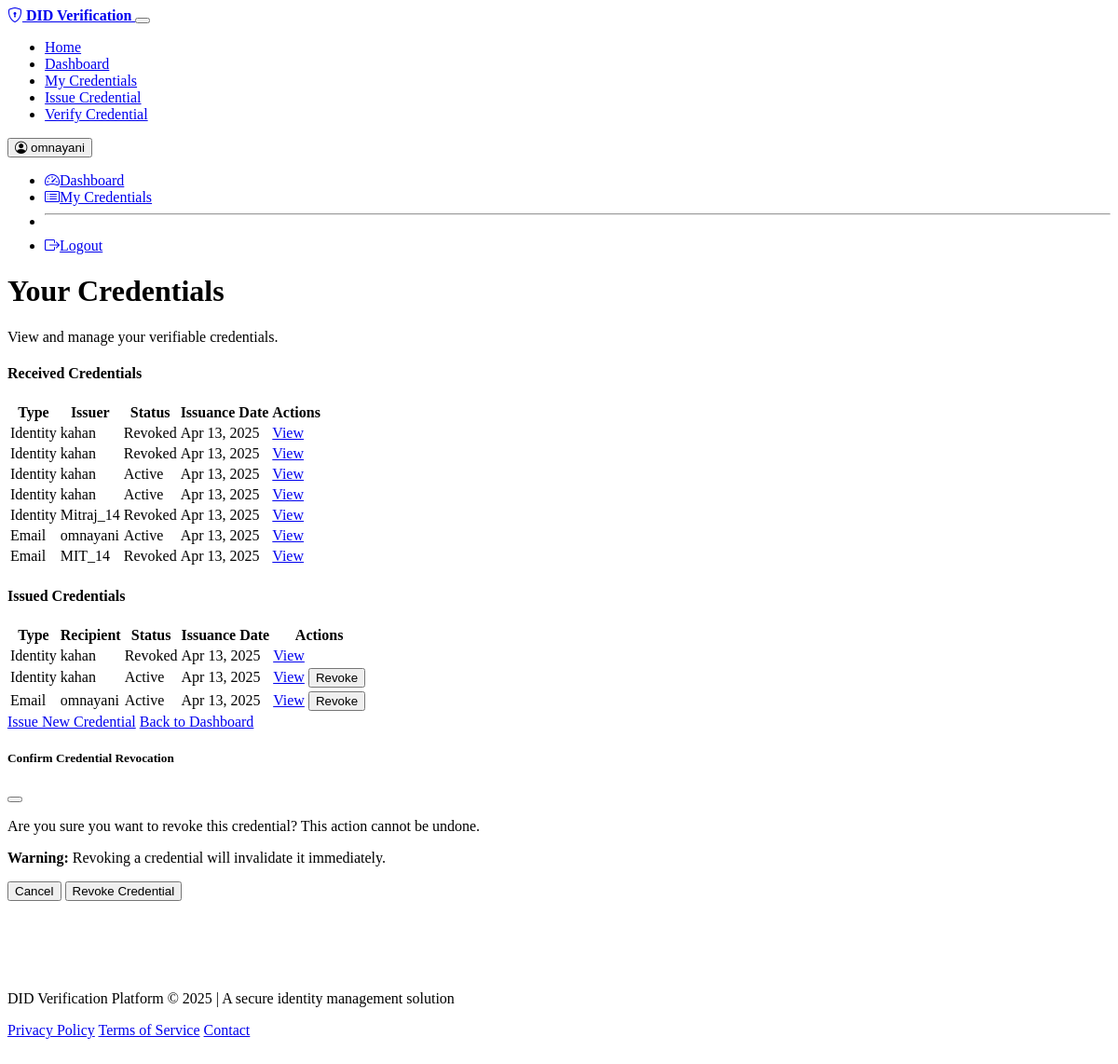
The page /credentials/ (signed in) on the database its author committed.
### did_app/models.py (models this page shows, shortened)
class VerifiableCredential(models.Model):
    CREDENTIAL_TYPES = (
        ('identity', 'Identity Credential'),
        ('email', 'Email Verification'),
        ('address', 'Address Verification'),
        ('employment', 'Employment Verification'),
        ('education', 'Education Verification'),
        ('custom', 'Custom Credential'),
    )
    STATUS_CHOICES = (
        ('active', 'Active'),
        ('revoked', 'Revoked'),
        ('expired', 'Expired'),
    )
    id = models.CharField(max_length=100, primary_key=True)
    credential_type = models.CharField(max_length=20, choices=CREDENTIAL_TYPES)
    subject_did = models.ForeignKey(DID, on_delete=models.CASCADE, related_name='subject_credentials')
    issuer_did = models.ForeignKey(DID, on_delete=models.CASCADE, related_name='issued_credentials')
    claims = models.JSONField(default=dict)
    signature = models.TextField()
    status = models.CharField(max_length=10, choices=STATUS_CHOICES, default='active')
    blockchain_hash = models.CharField(max_length=66, blank=True, null=True)
    blockchain_tx_id = models.CharField(max_length=66, blank=True, null=True)
    issuance_date = models.DateTimeField(auto_now_add=True)
    expiration_date = models.DateTimeField(null=True, blank=True)
    revocation_date = models.DateTimeField(null=True, blank=True)

class DID(models.Model):
    user = models.OneToOneField(User, on_delete=models.CASCADE, related_name='did')
    did = models.CharField(max_length=100, unique=True)
    public_key = models.TextField()
    encrypted_private_key = models.TextField()
    created_at = models.DateTimeField(auto_now_add=True)
    updated_at = models.DateTimeField(auto_now=True)

### did_app/views.py (the view)
# urls.py: path('credentials/', CredentialsPageView.as_view(), name='credentials'),
class CredentialsPageView(TemplateView):
    template_name = 'credentials.html'
    permission_classes = [IsAuthenticated]
    def get_context_data(self, **kwargs):
        context = super().get_context_data(**kwargs)
        user = self.request.user
        context['user'] = user
        if hasattr(user, 'did'):
            context['has_did'] = True
            context['did'] = user.did.did
            subject_credentials = VerifiableCredential.objects.filter(subject_did=user.did)
            issued_credentials = VerifiableCredential.objects.filter(issuer_did=user.did)
            context['subject_credentials'] = subject_credentials
            context['issued_credentials'] = issued_credentials
        else:
            context['has_did'] = False
            context['subject_credentials'] = []
            context['issued_credentials'] = []
        return context

### templates/credentials.html (shortened to what this page needs)
{% extends "base.html" %}
{% block content %}
<div class="container mt-5">
    <div class="row mb-4">
        <div class="col">
            <h1 class="display-5">Your Credentials</h1>
            <p class="lead">View and manage your verifiable credentials.</p>
        </div>
    </div>
    {% if not user.is_authenticated %}
    <div class="alert alert-warning">
        <p>You need to <a href="/login/">login</a> to view your credentials.</p>
    </div>
    {% elif not has_did %}
    <div class="alert alert-info">
        <p>You need a DID to have credentials. <a href="/api/generate_did/">Generate your DID</a> first.</p>
    </div>
    {% else %}
        <div class="row mb-4">
            <div class="col-md-6">
                <div class="card">
                    <div class="card-header bg-primary text-white">
                        <h4 class="mb-0">Received Credentials</h4>
                    </div>
                    <div class="card-body">
                        {% if subject_credentials %}
                            <div class="table-responsive">
                                <table class="table table-hover">
                                    <thead>
                                        <tr>
                                            <th>Type</th>
                                            <th>Issuer</th>
                                            <th>Status</th>
                                            <th>Issuance Date</th>
                                            <th>Actions</th>
                                        </tr>
                                    </thead>
                                    <tbody>
                                        {% for credential in subject_credentials %}
                                        <tr>
                                            <td>{{ credential.credential_type|title }}</td>
                                            <td>{{ credential.issuer_did.user.username }}</td>
                                            <td>
                                                <span class="badge bg-{% if credential.status == 'active' %}success{% elif credential.status == 'revoked' %}danger{% else %}warning{% endif %}">
                                                    {{ credential.status|title }}
                                                </span>
                                            </td>
                                            <td>{{ credential.issuance_date|date:"M d, Y" }}</td>
                                            <td>
                                                <a href="/credential/{{ credential.id }}/" class="btn btn-sm btn-info">View</a>
                                            </td>
                                        </tr>
                                        {% endfor %}
                                    </tbody>
                                </table>
                            </div>
                        {% else %}
                            <p class="text-muted">You haven't received any credentials yet.</p>
                        {% endif %}
                    </div>
                </div>
            </div>
            <div class="col-md-6">
                <div class="card">
                    <div class="card-header bg-success text-white">
                        <h4 class="mb-0">Issued Credentials</h4>
                    </div>
                    <div class="card-body">
                        {% if issued_credentials %}
                            <div class="table-responsive">
                                <table class="table table-hover">
                                    <thead>
                                        <tr>
                                            <th>Type</th>
                                            <th>Recipient</th>
                                            <th>Status</th>
                                            <th>Issuance Date</th>
                                            <th>Actions</th>
                                        </tr>
                                    </thead>
                                    <tbody>
                                        {% for credential in issued_credentials %}
                                        <tr>
                                            <td>{{ credential.credential_type|title }}</td>
                                            <td>{{ credential.subject_did.user.username }}</td>
                                            <td>
                                                <span class="badge bg-{% if credential.status == 'active' %}success{% elif credential.status == 'revoked' %}danger{% else %}warning{% endif %}">
                                                    {{ credential.status|title }}
                                                </span>
                                            </td>
                                            <td>{{ credential.issuance_date|date:"M d, Y" }}</td>
                                            <td>
                                                <a href="/credential/{{ credential.id }}/" class="btn btn-sm btn-info">View</a>
                                                {% if credential.status == 'active' %}
                                                <button class="btn btn-sm btn-danger revoke-btn" data-credential-id="{{ credential.id }}">Revoke</button>
                                                {% endif %}
                                            </td>
                                        </tr>
                                        {% endfor %}
                                    </tbody>
                                </table>
                            </div>
                        {% else %}
                            <p class="text-muted">You haven't issued any credentials yet.</p>
                        {% endif %}
                    </div>
                </div>
            </div>
        </div>
        <div class="row">
            <div class="col">
                <div class="d-grid gap-2 d-md-flex justify-content-md-center">
                    <a href="/issue_credential/" class="btn btn-primary">Issue New Credential</a>
                    <a href="/dashboard/" class="btn btn-outline-secondary">Back to Dashboard</a>
                </div>
            </div>
        </div>
    {% endif %}
</div>
<div class="modal fade" id="revokeModal" tabindex="-1" aria-labelledby="revokeModalLabel" aria-hidden="true">
    <div class="modal-dialog">
        <div class="modal-content">
            <div class="modal-header bg-danger text-white">
                <h5 class="modal-title" id="revokeModalLabel">Confirm Credential Revocation</h5>
                <button type="button" class="btn-close" data-bs-dismiss="modal" aria-label="Close"></button>
            </div>
            <div class="modal-body">
                <p>Are you sure you want to revoke this credential? This action cannot be undone.</p>
                <p><strong>Warning:</strong> Revoking a credential will invalidate it immediately.</p>
            </div>
            <div class="modal-footer">
                <button type="button" class="btn btn-secondary" data-bs-dismiss="modal">Cancel</button>
                <button type="button" class="btn btn-danger" id="confirmRevoke">Revoke Credential</button>
            </div>
        </div>
    </div>
</div>
{% endblock %}

### templates/base.html (shortened to what this page needs)
<!DOCTYPE html>
<html lang="en" data-bs-theme="dark">
<head>
    <link href="https://cdn.replit.com/agent/bootstrap-agent-dark-theme.min.css" rel="stylesheet">
    <link rel="stylesheet" href="https://cdn.jsdelivr.net/npm/bootstrap-icons@1.10.0/font/bootstrap-icons.css">
</head>
<body>
    <nav class="navbar navbar-expand-lg navbar-dark bg-dark">
        <div class="container">
            <a class="navbar-brand" href="/">
                <i class="bi bi-shield-lock me-2"></i>
                DID Verification
            </a>
            <button class="navbar-toggler" type="button" data-bs-toggle="collapse" data-bs-target="#navbarNav"
                    aria-controls="navbarNav" aria-expanded="false" aria-label="Toggle navigation">
            </button>
            <div class="collapse navbar-collapse" id="navbarNav">
                <ul class="navbar-nav me-auto">
                    <li class="nav-item">
                        <a class="nav-link" href="/">Home</a>
                    </li>
                    {% if user.is_authenticated %}
                    <li class="nav-item">
                        <a class="nav-link" href="/dashboard/">Dashboard</a>
                    </li>
                    <li class="nav-item">
                        <a class="nav-link" href="/credentials/">My Credentials</a>
                    </li>
                    <li class="nav-item">
                        <a class="nav-link" href="/issue_credential/">Issue Credential</a>
                    </li>
                    {% endif %}
                    <li class="nav-item">
                        <a class="nav-link" href="/verify_credential/">Verify Credential</a>
                    </li>
                </ul>
                <div class="d-flex">
                    {% if user.is_authenticated %}
                    <div class="dropdown">
                        <button class="btn btn-outline-light dropdown-toggle" type="button" id="userDropdown" data-bs-toggle="dropdown" aria-expanded="false">
                            <i class="bi bi-person-circle me-1"></i>
                            {{ user.username }}
                        </button>
                        <ul class="dropdown-menu dropdown-menu-end" aria-labelledby="userDropdown">
                            <li><a class="dropdown-item" href="/dashboard/"><i class="bi bi-speedometer2 me-2"></i>Dashboard</a></li>
                            <li><a class="dropdown-item" href="/credentials/"><i class="bi bi-card-list me-2"></i>My Credentials</a></li>
                            <li><hr class="dropdown-divider"></li>
                            <li>
                                <a class="dropdown-item text-danger" href="#" id="logout-link">
                                    <i class="bi bi-box-arrow-right me-2"></i>Logout
                                </a>
                            </li>
                        </ul>
                    </div>
                    {% else %}
                    <a href="/login/" class="btn btn-outline-light me-2">Login</a>
                    <a href="/register/" class="btn btn-primary">Register</a>
                    {% endif %}
                </div>
            </div>
        </div>
    </nav>
    <main>
        {% block content %}{% endblock %}
    </main>
    <footer class="text-center text-muted">
        <div class="container">
            <p>DID Verification Platform &copy; 2025 | A secure identity management solution</p>
            <p>
                <a href="#" class="text-muted me-3">Privacy Policy</a>
                <a href="#" class="text-muted me-3">Terms of Service</a>
                <a href="#" class="text-muted">Contact</a>
            </p>
        </div>
    </footer>
</body>
</html>

### templates/base.html (style rules this page uses)
.navbar-brand { font-weight: 700; }
footer { margin-top: 3rem; padding: 2rem 0; background-color: var(--bs-dark-bg-subtle); }

### rows shown on the page
VerifiableCredential: credential_type "Identity", issuer_did.user.username "kahan", status "Revoked", issuance_date "Apr 13, 2025"
VerifiableCredential: credential_type "Identity", issuer_did.user.username "kahan", status "Revoked", issuance_date "Apr 13, 2025"
VerifiableCredential: credential_type "Identity", issuer_did.user.username "kahan", status "Active", issuance_date "Apr 13, 2025"
VerifiableCredential: credential_type "Identity", issuer_did.user.username "kahan", status "Active", issuance_date "Apr 13, 2025"
VerifiableCredential: credential_type "Identity", issuer_did.user.username "Mitraj_14", status "Revoked", issuance_date "Apr 13, 2025"
VerifiableCredential: credential_type "Email", issuer_did.user.username "omnayani", status "Active", issuance_date "Apr 13, 2025", subject_did.user.username "omnayani"
VerifiableCredential: credential_type "Email", issuer_did.user.username "MIT_14", status "Revoked", issuance_date "Apr 13, 2025"
VerifiableCredential: credential_type "Identity", subject_did.user.username "kahan", status "Revoked", issuance_date "Apr 13, 2025"
VerifiableCredential: credential_type "Identity", subject_did.user.username "kahan", status "Active", issuance_date "Apr 13, 2025"

### other values the page prints
{{ user.username }} "omnayani"
